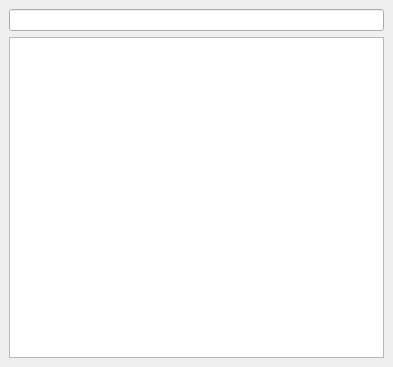
<?xml version="1.0" encoding="UTF-8"?>
<ui version="4.0">
 <class>NoteEditWidget</class>
 <widget class="QMainWindow" name="NoteEditWidget">
  <property name="geometry">
   <rect>
    <x>0</x>
    <y>0</y>
    <width>393</width>
    <height>367</height>
   </rect>
  </property>
  <property name="windowTitle">
   <string>Note editor</string>
  </property>
  <widget class="QWidget" name="centralwidget">
   <layout class="QVBoxLayout" name="verticalLayout">
    <item>
     <widget class="QLineEdit" name="title"/>
    </item>
    <item>
     <widget class="TextEditor" name="editor">
      <property name="readOnly">
       <bool>false</bool>
      </property>
     </widget>
    </item>
   </layout>
  </widget>
  <widget class="QMenuBar" name="menubar">
   <property name="geometry">
    <rect>
     <x>0</x>
     <y>0</y>
     <width>393</width>
     <height>20</height>
    </rect>
   </property>
  </widget>
 </widget>
 <customwidgets>
  <customwidget>
   <class>TextEditor</class>
   <extends>QTextBrowser</extends>
   <header>texteditor.h</header>
  </customwidget>
 </customwidgets>
 <resources/>
 <connections/>
</ui>
